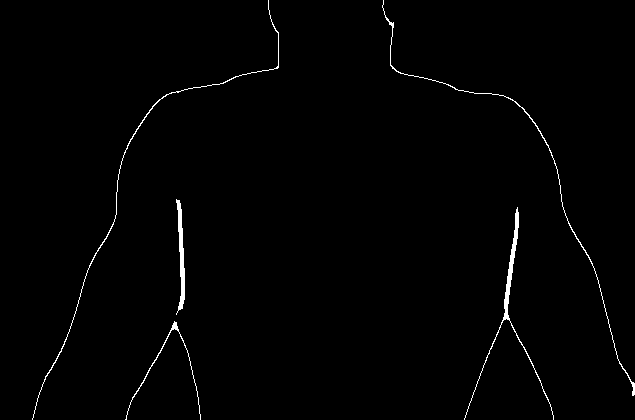
#> input picture back/back_edges.png, 635 x 420 px
$ python '中值点.py'
#> lines starting #> are read from the running program, lines starting #| are printed output that depends on the picture; after the words box and inside, x2 and y2 are one past the last pixel; in counts of white or black regions, pixels touching at a corner belong together
import cv2
import numpy as np
import matplotlib.pyplot as plt

def extract_torso_contour(image_path, visualize=True):
    """
    从人体背部边缘二值图像中提取躯干的左右轮廓。
    每行取中间的两个白色像素点作为躯干轮廓点。

    参数:
        image_path (str): 二值图像路径（背景黑，轮廓白）
        visualize (bool): 是否显示结果图像

    返回:
        left_pts (list of (x, y)): 左侧躯干轮廓点
        right_pts (list of (x, y)): 右侧躯干轮廓点
    """
#> called with image_path = 'back_edges.png', visualize = True
    # 读取图像并转为灰度
    img = cv2.imread(image_path, cv2.IMREAD_GRAYSCALE)
#> img: shape (420, 635); 1% white; 5 white regions, box (x1, y1, x2, y2) and area: (464, 207, 554, 420) 713, (382, 0, 635, 396) 619, (32, 0, 279, 420) 609, (176, 199, 185, 315) 472, (125, 321, 201, 420) 266
    if img is None:
        raise FileNotFoundError(f"无法读取图像: {image_path}")

    # 二值化（确保像素值为0或255）
    _, binary = cv2.threshold(img, 127, 255, cv2.THRESH_BINARY)

    h, w = binary.shape
#> h = 420; w = 635
    left_pts = []
    right_pts = []

    for y in range(h):
        row = binary[y, :]
        # 获取该行所有白色像素的x坐标
        white_x = np.where(row > 0)[0]
        n = len(white_x)
        if n < 2:
            continue  # 不足两个点则跳过该行

        # 取排序后中间的两个点
        # 使用 (n//2 - 1) 和 (n//2) 确保无论奇偶都取到中间两个点
        mid1 = n // 2 - 1
        mid2 = n // 2
        if mid1 < 0 or mid2 >= n:
            continue

        x1 = white_x[mid1]
        x2 = white_x[mid2]
        # 保证左小右大
        if x1 > x2:
            x1, x2 = x2, x1

        left_pts.append((x1, y))
        right_pts.append((x2, y))
#> this loop made 420 passes
#> (n, mid1, mid2, x1, x2) on passes 1 to 3: (2, 0, 1, 268, 383), (2, 0, 1, 268, 383), (2, 0, 1, 268, 383)
#> after the loop, left_pts = 420 pairs, first value 116 to 505, second value 0 to 419; right_pts = 420 pairs, first value 127 to 561, second value 0 to 419

    if visualize:
        import matplotlib.pyplot as plt
        import matplotlib
        # 设置中文字体
        matplotlib.rcParams['font.sans-serif'] = ['SimHei']  # 或 ['Microsoft YaHei']
        matplotlib.rcParams['axes.unicode_minus'] = False

        img_color = cv2.cvtColor(binary, cv2.COLOR_GRAY2BGR)
#> img_color is the input picture: shape (420, 635, 3); 1% white; 5 white regions, box (x1, y1, x2, y2) and area: (464, 207, 554, 420) 713, (382, 0, 635, 396) 619, (32, 0, 279, 420) 609, (176, 199, 185, 315) 472, (125, 321, 201, 420) 266
        for pt in left_pts:
            cv2.circle(img_color, pt, 1, (0, 0, 255), -1)
#> this loop made 420 passes
#> pt on passes 1 to 3: (268, 0), (268, 1), (268, 2)
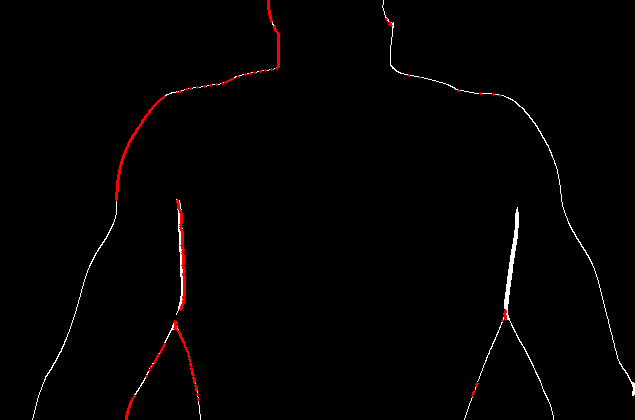
#> img_color: shape (420, 635, 3); 0.53% of pixels changed, all inside (x1, y1, x2, y2) = (115, 0, 507, 420)
        for pt in right_pts:
            cv2.circle(img_color, pt, 1, (255, 0, 0), -1)
#> this loop made 420 passes
#> pt on passes 1 to 3: (383, 0), (383, 1), (383, 2)
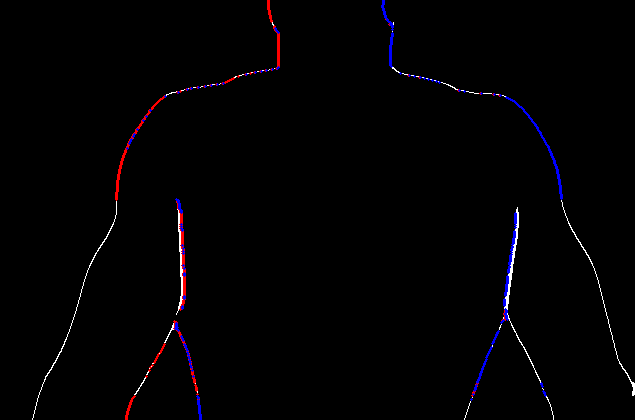
#> img_color: shape (420, 635, 3); 0.57% of pixels changed, all inside (x1, y1, x2, y2) = (126, 0, 563, 420)

        plt.figure(figsize=(10, 8))
        plt.imshow(cv2.cvtColor(img_color, cv2.COLOR_BGR2RGB))
        plt.title("提取的躯干左右轮廓 (红:左, 蓝:右)")
        plt.axis('off')
        plt.show()

    return left_pts, right_pts

# 使用示例
if __name__ == "__main__":
    # 请将 'back_edges.png' 替换为您的图像路径
    left, right = extract_torso_contour('back_edges.png', visualize=True)
#> left has the same summary as left_pts in extract_torso_contour; right has the same summary as right_pts in extract_torso_contour

    # 可选：保存点集到文件
    with open('torso_contour.txt', 'w') as f:
        f.write("左侧轮廓点 (x,y):\n")
        for pt in left:
            f.write(f"{pt[0]},{pt[1]}\n")
        f.write("\n右侧轮廓点 (x,y):\n")
        for pt in right:
            f.write(f"{pt[0]},{pt[1]}\n")
